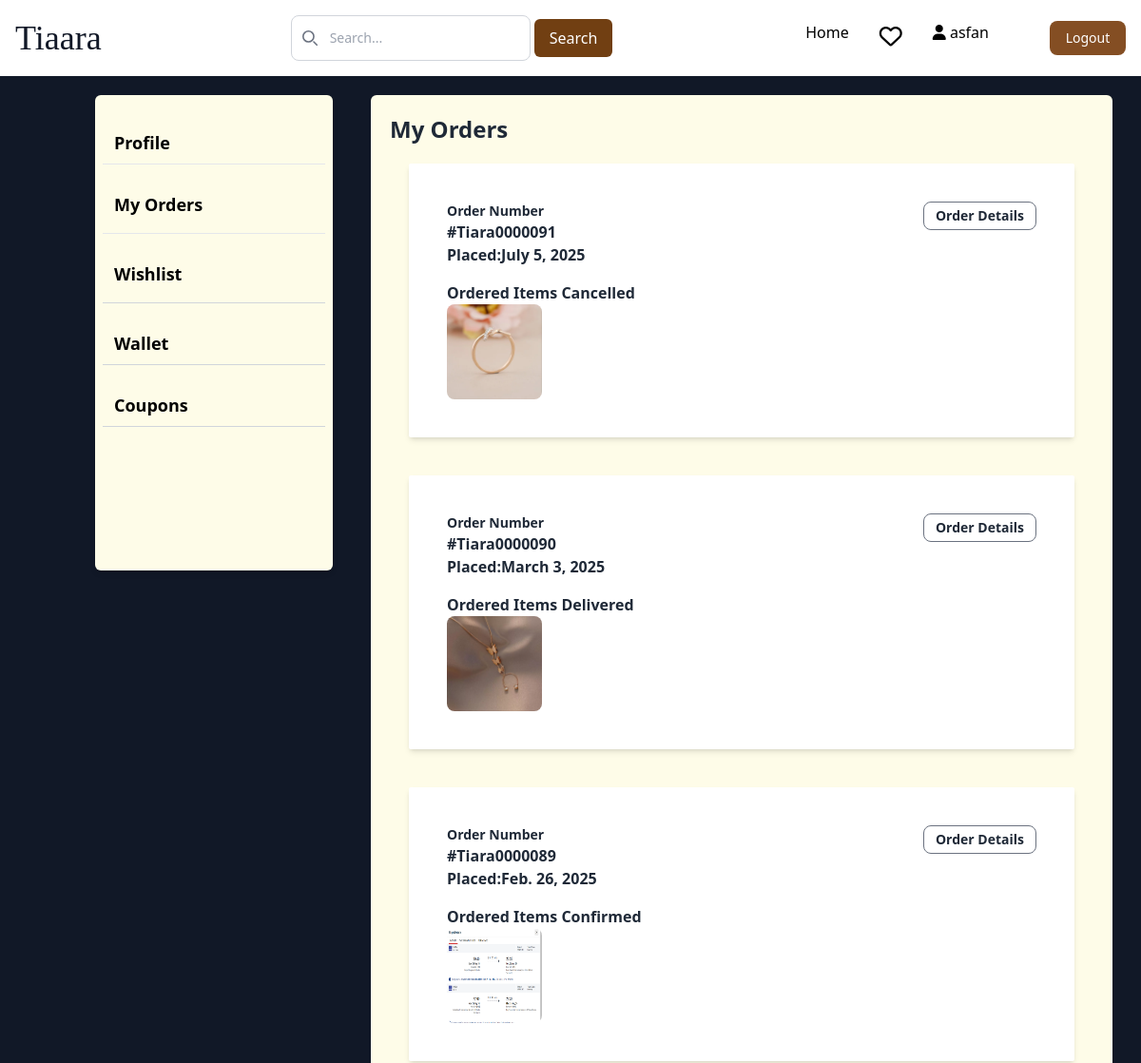
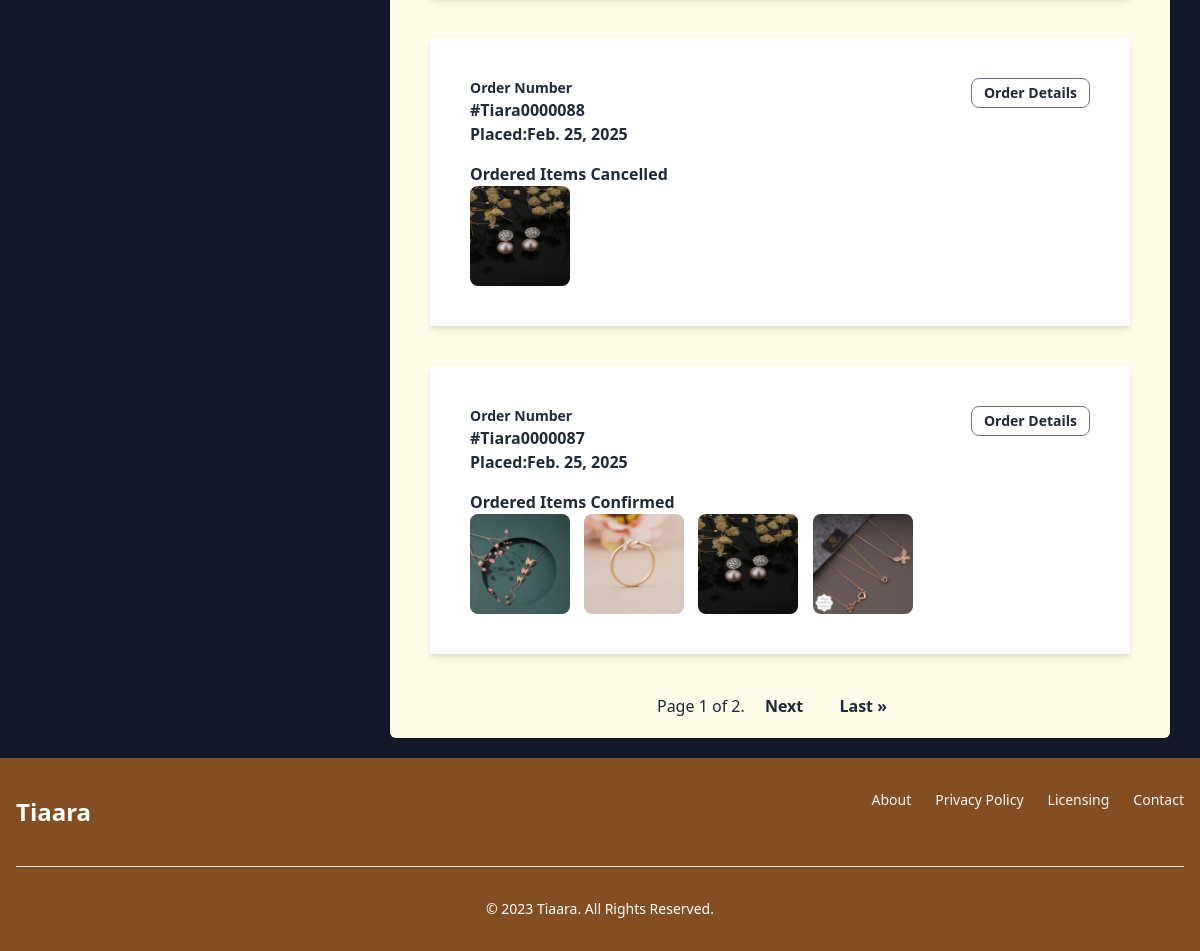
Page /userdetails/myorders/ (signed in) on the committed database (2 pictures, top to bottom).
### authentication/models.py (models this page shows, shortened)
class Custom_user(AbstractBaseUser, PermissionsMixin):
    email = models.EmailField(unique=True)
    password = models.CharField(max_length=50)
    otp = models.IntegerField(default=0000)
    otp_created_at = models.DateTimeField(auto_now=True)
    otp_expiry = models.DurationField(default=timezone.timedelta(minutes=1))
    is_active = models.BooleanField(default=True)
    is_verified = models.BooleanField(default=False)
    created_date = models.DateField(auto_now_add=True)
    name = models.CharField(max_length=50)
    date_of_birth = models.CharField(max_length=50)
    phone_Number = models.CharField(max_length=10)
    address = models.TextField()
    gender = models.CharField(max_length=10)
    is_staff = models.BooleanField(default=False)
    pro_pic = models.ImageField(upload_to="User/image/User")
    referal_code = models.CharField(max_length=12, unique=True, blank=True, null=True)
    USERNAME_FIELD = 'email'
    objects = CustomUserManager()

### cart/models.py (models this page shows, shortened)
class Order(models.Model):
    user = models.ForeignKey(Custom_user, on_delete=models.CASCADE, related_name='orders')
    shipping_address = models.ForeignKey(Shipping_address, null=True, blank=True, on_delete=models.SET_NULL, related_name='orders')
    variant= models.ManyToManyField(Variant,through='OrderItem')
    order_date=models.DateField(auto_now=True)
    total_amount=models.DecimalField(max_digits=10,decimal_places=2)
    shipping_charge=models.DecimalField(default=40, max_digits=10,decimal_places=2)
    discount=models.DecimalField(default=0, max_digits=10,decimal_places=2)
    Grand_total=models.DecimalField(default=0, max_digits=10,decimal_places=2)
    quantity = models.PositiveIntegerField(default=1)
    payment_status_choices=[(1,'Completed'),
                            (2, 'Failure'),
                            (3,'Pending'),
                            ]
    payment_status=models.IntegerField(choices=payment_status_choices, default=3)
    ORDER_STATUS_CHOICES = [
        ('Confirmed', 'Confirmed'),
        ('Shipped', 'Shipped'),
        ('Cancelled', 'Cancelled'),
        ('Delivered', 'Delivered'),
    ]
    status = models.CharField(max_length=20, choices=ORDER_STATUS_CHOICES, default='confirmed')
    payment_method_choices=[
        ('COD','Cash On Delivery'),
        ('Online Payment','Online Payment'),
    ]
    payment_method = models.CharField(max_length=50,default=None)

class OrderItem(models.Model):
    order = models.ForeignKey(Order, on_delete=models.CASCADE,related_name='orders')
    variant = models.ForeignKey(Variant, on_delete=models.CASCADE, related_name='orders')
    quantity = models.PositiveIntegerField(default=1)
    product_price=models.DecimalField(default=0, max_digits=10,decimal_places=2)

### adminapp/models.py (models this page shows, shortened)
class Variant(models.Model):
    color=models.CharField(max_length=50, default="None")
    product=models.ForeignKey(Product, on_delete=models.CASCADE, related_name='variants')
    price = models.DecimalField(default=0, max_digits=7, decimal_places=2)
    stock=models.IntegerField(default=0)
    img1=models.ImageField(upload_to='product_images',blank=True)
    img2=models.ImageField(upload_to='product_images',blank=True)
    img3=models.ImageField(upload_to='product_images',blank=True)
    img4=models.ImageField(upload_to='product_images',blank=True)
    active=models.BooleanField(default=True)
    discount_price = models.DecimalField(default=0, max_digits=7, decimal_places=2)

### userdetails/views.py (the view)
# urls.py: path('myorders/', views.order, name="orders"),
@login_required(login_url='login')
def order(request):
    user=request.user
    orders=Order.objects.filter(user=user).order_by('-id')
    paginator = Paginator(orders, 5)  # Show 10 transactions per page
    page_number = request.GET.get('page')
    try:
        orders = paginator.page(page_number)
    except PageNotAnInteger:
        orders = paginator.page(1)
    except EmptyPage:
        orders = paginator.page(paginator.num_pages)
    return render(request, 'user/order.html',{'orders': orders})

### templates/user/order.html (shortened to what this page needs)
  {% extends 'base.html' %}
  {% block content %}
  {% include 'profile.html' %}
  <div class=" w-3/4 bg-yellow-50 rounded-md m-5 text-gray-800" style="width:65% ">
      {% if orders %}
          <div class="flex flex-col m-5">
            <h1 class="text-2xl font-semibold ">My Orders</h1>
            {% for order in orders %}
            <div class=" rounded-sm bg-white p-6 shadow-md m-5  " style="width:700px;">
              <div class="m-4 flex justify-between">
                <div>
                    <p class="text-sm font-semibold">Order Number</p>
                    <p class="text-md font-semibold">#Tiara00000{{ order.id }}</p>
                    <p class="text-md font-semibold">Placed:{{ order.order_date }}</p>
                </div>
                <div>
               <a href="{% url 'order_details' order.id %}" ><button class="font-semibold text-sm border border-gray-500 px-3 py-1 rounded-lg ">Order Details</button></a>
              </div>
            </div>
            <div class="m-4 ">
            {% if order.status == 'confirmed' %}
            <p class="text-md font-semibold">Ordered Items Confirmed</p>
            {% elif order.status == 'cancelled' %}
            <p class="text-md font-semibold"> Ordered Items Cancelled</p>
            {% elif order.status == 'shipped' %}
            <p class="text-md font-semibold">Ordered Items Shipped</p>
            {% elif order.status == 'delivered' %}
            <p class="text-md font-semibold">Ordered Items Delivered</p>
              {% endif %}
              <div style="white-space: nowrap; overflow-x: auto;">
                {% for order_item in order.orders.all %}
                    <img src="{{ order_item.variant.img1.url }}" alt="product-image" class="rounded-lg sm:w-40" style="height:100px; width:100px; display: inline-block; margin-right: 10px;" />
                {% endfor %}
            </div>
            </div>
          </div>
        {% endfor %}
        <div class="flex justify-center mt-5 text-semibold">
        <div class="pagination" >
          <span class="step-links">
              <span class="current">
                  Page {{ orders.number }} of {{ orders.paginator.num_pages }}.
              </span>
              {% if orders.has_next %}
              <a href="?page={{ orders.next_page_number }}"class="m-4 font-semibold">Next</a>
              <a href="?page={{ orders.paginator.num_pages }}" class="m-4 font-semibold">Last &raquo;</a>
              {% endif %}
          </span>
      </div>
        </div>
     {% endif %}
    </div>
  </div>
     {% endblock content %}

### templates/base.html (shortened to what this page needs)
{% load static %}
<!DOCTYPE html>
<head>
  <link rel="stylesheet" href="{% static 'css/styles.css' %}">
  <script src="https://cdn.tailwindcss.com"></script>
  <link href="https://cdnjs.cloudflare.com/ajax/libs/flowbite/2.2.0/flowbite.min.css" rel="stylesheet" />
  <link rel="stylesheet" href="https://cdnjs.cloudflare.com/ajax/libs/font-awesome/6.4.2/css/all.min.css">
 <link rel="stylesheet" href="https://cdnjs.cloudflare.com/ajax/libs/remixicon/3.5.0/remixicon.css"
 />
</head>
<body>
  <div style=" display: flex; flex-direction: column;">
</body>
<nav class=" bg-white ">
  <div class="max-w-screen-xl flex flex-wrap items-center justify-between mx-auto p-4">
    <a href="{% url 'home' %}" class="flex items-center space-x-3 rtl:space-x-reverse">
      <h1 class="font-serif self-center text-4xl text-gray-900 font-medium  ">Tiaara</h1>
    </a>
    <div class="relative hidden md:block">
      <div class="absolute inset-y-0 start-0 flex items-center ps-3 pointer-events-none">
      </div>
      <form method="POST" action="{% url 'search' %}">
        <div class="flex">
      <input type="text" id="search" name="search"
        class="block w-full p-2 ps-10 text-sm text-gray-900 border border-gray-300 rounded-lg bg-white  "
        placeholder="Search...">
        <button class="px-4 py-2 m-1 bg-yellow-900 text-white rounded-md" type="submit">Search</button>
        </form>
      </div>
    </div>
    <div class="hidden w-full md:block md:w-auto" id="navbar-solid-bg">
      <ul
        class="flex flex-col font-medium mt-4 rounded-lg bg-gray-50 md:space-x-8 rtl:space-x-reverse md:flex-row md:mt-0 md:border-0 md:bg-transparent dark:bg-gray-800 md:dark:bg-transparent dark:border-gray-700">
        <li>
          <a href="{% url 'home' %}"
            class="block py-2 px-3 md:p-0 text-black bg-black-700 rounded md:bg-transparent md:text-black-700 md:dark:text-black-500 dark:bg-brown-600 md:dark:bg-transparent text-brown"
            aria-current="page">Home</a>
        </li>
        {% if request.user.is_authenticated %}
        <li>
          <a href="{% url 'wishlist' %}">
            <i class="fa-regular fa-heart text-2xl relative">
            </i></a>
        </li>
      <li>
        <a href="{% url 'profile' %}"><i class="fa-solid fa-user fa-3xl"></i>
        <span>{{ request.user.name }}</span></a>
      </li>
        <li>
          <button type="button"
            class="text-white bg-[#844E23] w-20  focus:ring-4 focus:outline-none  font-medium rounded-lg text-sm px-4 py-2 text-center "><a
              href="{% url 'logout' %}" onclick="return confirm('Are you sure you want to Logout?')">Logout</a>
            </button>
        </li>
        {% endif %}
      </ul>
    </div>
</nav>
<div class=""  style="">
  {% block content %}
  {% endblock content %}
</div>
  <footer class="bg-[#844E23] ">
    <div class="w-full max-w-screen-xl mx-auto p-4 md:py-8">
      <div class="sm:flex sm:items-center sm:justify-between">
        <span class="self-center text-2xl font-semibold whitespace-nowrap text-white">Tiaara</span>
        <ul class="flex flex-wrap items-center mb-6 text-sm font-medium text-gray-100">
          <li>
            <a href="#" class="hover:underline me-4 md:me-6 ">About</a>
          </li>
          <li>
            <a href="#" class="hover:underline me-4 md:me-6 ">Privacy
              Policy</a>
          </li>
          <li>
            <a href="#" class="hover:underline me-4 md:me-6 ">Licensing</a>
          </li>
          <li>
            <a href="#" class="hover:underline ">Contact</a>
          </li>
        </ul>
      </div>
      <hr class="my-6 border-gray-200 sm:mx-auto dark:border-gray-700 lg:my-8" />
      <span class="block text-sm  sm:text-center text-white ">©
        2023 <a href="https://tiara.com/" class="hover:underline ">Tiaara</a>.
        All Rights Reserved.</span>
    </div>
  </footer>
</body>

### rows in the picture
Custom_user: user.name "asfan"
Order: id "91", order_date "July 5, 2025", status "Ordered Items Cancelled"
OrderItem: variant.img1 (picture)
Order: id "90", order_date "March 3, 2025", status "Ordered Items Delivered"
OrderItem: variant.img1 (picture)
Order: id "89", order_date "Feb. 26, 2025", status "Ordered Items Confirmed"
OrderItem: variant.img1 (picture)
Order: id "88", order_date "Feb. 25, 2025", status "Ordered Items Cancelled"
OrderItem: variant.img1 (picture)
Order: id "87", order_date "Feb. 25, 2025", status "Ordered Items Confirmed"
OrderItem: variant.img1 (picture)
OrderItem: variant.img1 (picture)
OrderItem: variant.img1 (picture)
OrderItem: variant.img1 (picture)

### other values in the picture
{{ orders.number }} "1"
{{ orders.paginator.num_pages }} "2"
